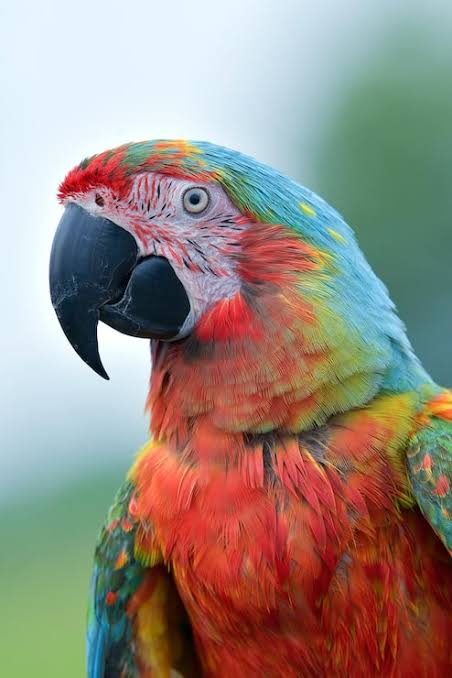
#> input picture images.jpg, 452 x 678 px, found by its file name
$ python prg1.py
#> lines starting #> are read from the running program, lines starting #| are printed output that depends on the picture
import cv2
img = cv2.imread(r"C:\Users\Bhoomika KM\Downloads\lab CV\images.jpg")
#> img is the input picture: shape (678, 452, 3); mean B, G, R 129, 138.2, 151.5

gray = cv2.cvtColor(img, cv2.COLOR_BGR2GRAY)
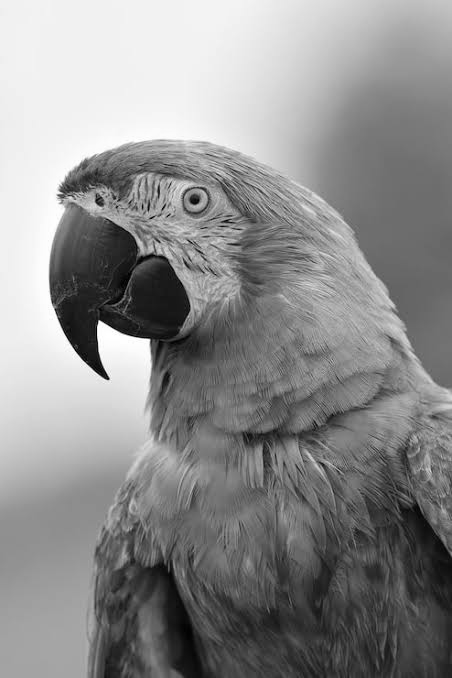
#> gray: shape (678, 452); min 0, max 255, mean 141.2
hsv = cv2.cvtColor(img, cv2.COLOR_BGR2HSV)
#> hsv: shape (678, 452, 3); mean H, S, V 66.5, 107.7, 174.7
cmyk = 255 - cv2.cvtColor(img, cv2.COLOR_BGR2RGB)
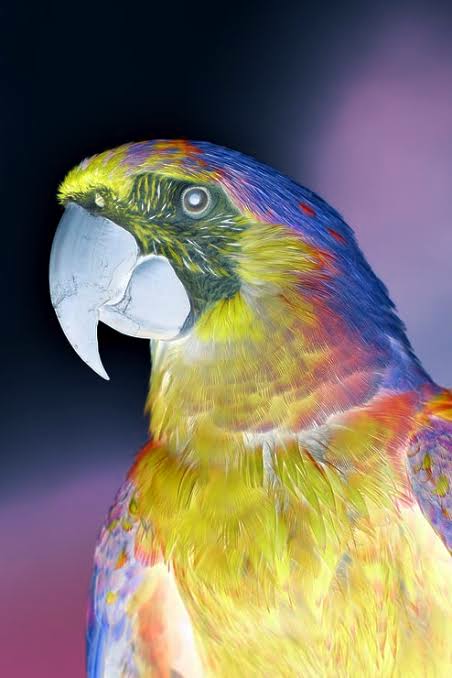
#> cmyk: shape (678, 452, 3); mean B, G, R 103.5, 116.8, 126

cv2.imshow("Gray", gray)
cv2.imshow("HSV", hsv)
cv2.imshow("CMYK Approximation", cmyk)
cv2.waitKey(0)
cv2.destroyAllWindows()
